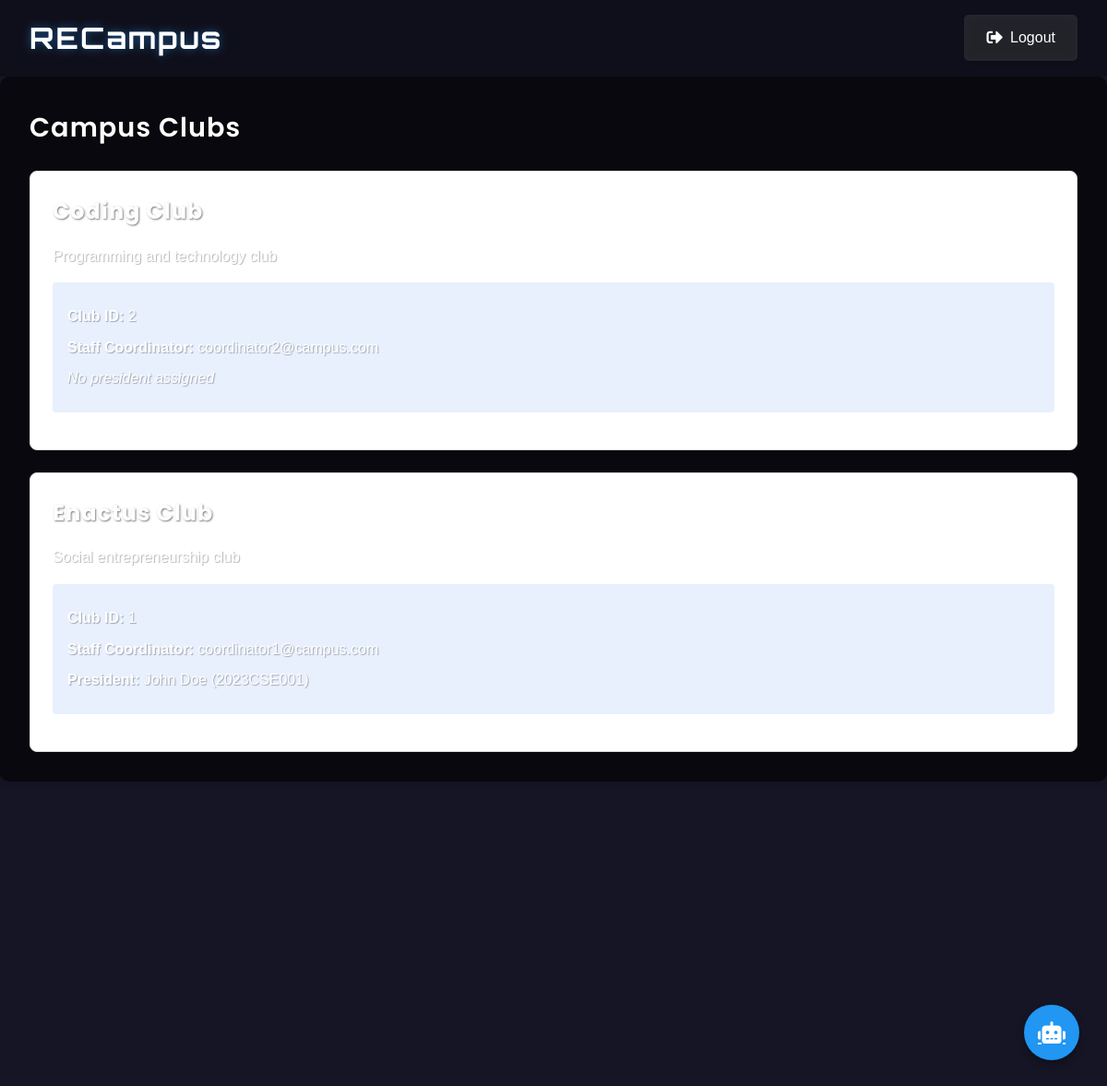
Page /clubs (signed in) on the committed database.
### tables this page shows
CREATE TABLE club (
            id INTEGER PRIMARY KEY AUTOINCREMENT,
            name TEXT UNIQUE NOT NULL,
            description TEXT,
            coordinator_id INTEGER NOT NULL,
            created_at TIMESTAMP DEFAULT CURRENT_TIMESTAMP,
            FOREIGN KEY (coordinator_id) REFERENCES user (id)
        );

CREATE TABLE user (
            id INTEGER PRIMARY KEY AUTOINCREMENT,
            email TEXT UNIQUE NOT NULL,
            password TEXT NOT NULL,
            role TEXT NOT NULL
        );

CREATE TABLE student (
            id INTEGER PRIMARY KEY AUTOINCREMENT,
            user_id INTEGER NOT NULL,
            name TEXT NOT NULL,
            roll_number TEXT UNIQUE NOT NULL,
            department TEXT NOT NULL,
            student_type TEXT NOT NULL CHECK(student_type IN ('hosteller', 'day_scholar')),
            FOREIGN KEY (user_id) REFERENCES user (id)
        );

### app.py (the view)
@app.route('/clubs')
def list_clubs():
    if 'user_id' not in session:
        flash('Please login first')
        return redirect(url_for('login'))
    db = get_db()
    cursor = db.cursor()
    clubs = cursor.execute('''
        SELECT
            club.*,
            coordinator.email as coordinator_email,
            student.name as president_name,
            student.roll_number as president_roll
        FROM club
        JOIN user coordinator ON coordinator.id = club.coordinator_id
        LEFT JOIN club_member ON club_member.club_id = club.id AND club_member.role = 'president'
        LEFT JOIN student ON student.id = club_member.student_id
        ORDER BY club.name
    ''').fetchall()
    db.close()
    return render_template('clubs.html', clubs=clubs)

### app.py (called while the page is built)
def get_db():
    db = sqlite3.connect('campus_connect.db')
    db.row_factory = sqlite3.Row
    return db

### templates/clubs.html (shortened to what this page needs)
{% extends "base.html" %}
{% block content %}
<div class="card">
    <h1 class="card-title">Campus Clubs</h1>
    <div class="clubs-list">
        {% for club in clubs %}
        <div class="club-card">
            <h2>{{ club.name }}</h2>
            <p class="club-description">{{ club.description }}</p>
            <div class="club-details">
                <p><strong>Club ID:</strong> {{ club.id }}</p>
                <p><strong>Staff Coordinator:</strong> {{ club.coordinator_email }}</p>
                {% if club.president_name %}
                    <p><strong>President:</strong> {{ club.president_name }} ({{ club.president_roll }})</p>
                {% else %}
                    <p><em>No president assigned</em></p>
                {% endif %}
            </div>
        </div>
        {% endfor %}
    </div>
</div>
{% endblock %}

### static/css/style.css (style rules this page uses)
:root { --primary-color: #1a73e8; --primary-dark: #1557b0; --primary-light: #e8f0fe; --background-color: #f8f9fa; --text-color: #202124; --border-color: #dadce0; --hover-color: #f1f3f4; --success-color: #34a853; --danger-color: #ea4335; --warning-color: #fbbc04; }
* { margin: 0; padding: 0; box-sizing: border-box; }
body { font-family: 'Segoe UI', Tahoma, Geneva, Verdana, sans-serif; background-color: var(--background-color); color: var(--text-color); line-height: 1.6; min-height: 100vh; }
.card { background-color: white; border-radius: 12px; box-shadow: 0 4px 12px rgba(0,0,0,0.05); padding: 2rem; margin-bottom: 2rem; transition: transform 0.3s ease; }
.card-title { font-size: 1.8rem; color: var(--primary-color); margin-bottom: 1.5rem; font-weight: 600; }

### templates/clubs.html (style rules this page uses)
.clubs-list { display: grid; gap: 1.5rem; margin-top: 1.5rem; }
.club-card { border: 1px solid var(--border-color); border-radius: 8px; padding: 1.5rem; background: white; }
.club-description { color: #666; margin: 1rem 0; }
.club-details { background: var(--primary-light); padding: 1rem; border-radius: 4px; margin: 1rem 0; }
.club-details p { margin: 0.5rem 0; }

### rows in the picture
club: name "Coding Club", description "Programming and technology club", id "2", coordinator_email "coordinator2@campus.com", shows "No president assigned"
club: name "Enactus Club", description "Social entrepreneurship club", id "1", coordinator_email "coordinator1@campus.com", president_name "John Doe", president_roll "2023CSE001"
